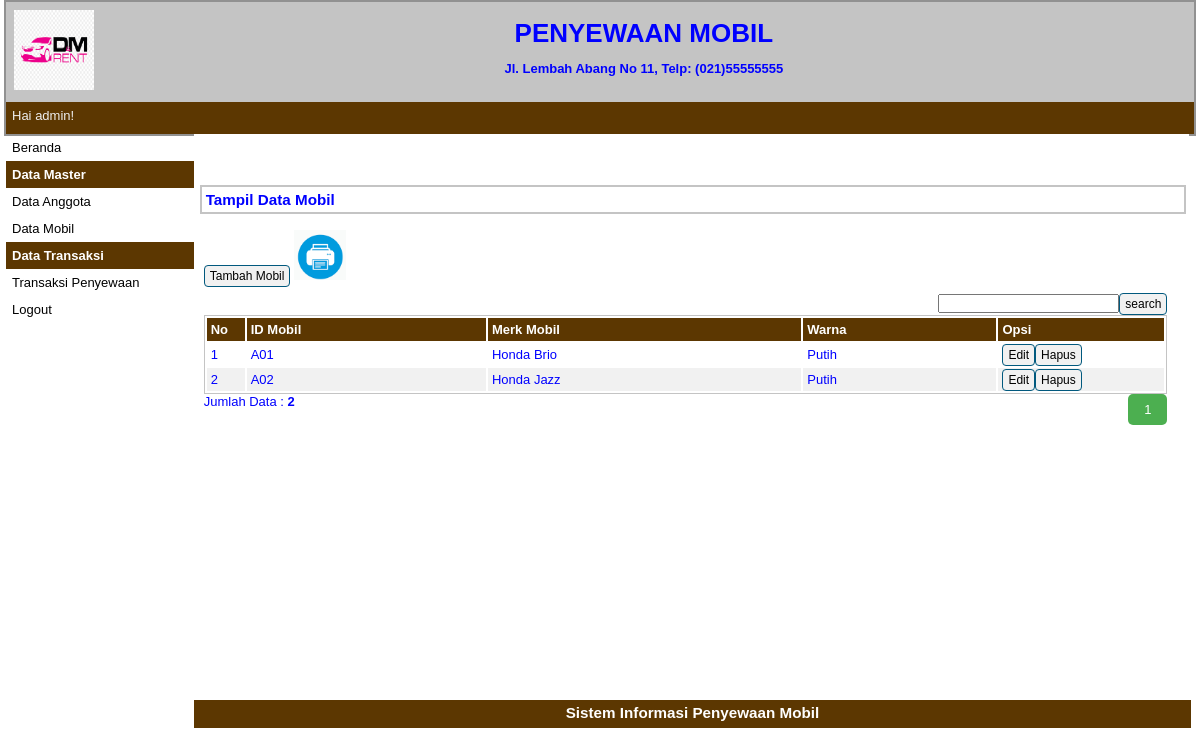
The page /index.php?p=mobil (signed in) on the database its author committed.
### tables this page shows
CREATE TABLE `tbmobil` (
  `idmobil` varchar(5) NOT NULL,
  `merkmobil` varchar(30) NOT NULL,
  `warna` varchar(20) NOT NULL
);

### pages/mobil.php (the view, shortened to what this page needs)
<div id="label-page"><h3>Tampil Data Mobil</h3></div>
<div id="content">
	<p id="tombol-tambah-container"><a href="index.php?p=mobil-input" class="tombol">Tambah Mobil</a>
	<a target="_blank" href="pages/cetak.php"><img src="print.png" height="50px" height="50px"></a>
	<FORM CLASS="form-inline" METHOD="POST">
	<div align="right"><form method=post><input type="text" name="pencarian"><input type="submit" name="search" value="search" class="tombol"></form>
	</FORM>
	</p>
	<table id="tabel-tampil">
		<tr>
			<th id="label-tampil-no">No</td>
			<th>ID Mobil</th>
			<th>Merk Mobil</th>
			<th>Warna</th>
			<th id="label-opsi">Opsi</th>
		</tr>
		<?php
		$batas = 5;
		extract($_GET);
		if(empty($hal)){
			$posisi = 0;
			$hal = 1;
			$nomor = 1;
		}
		else {
			$posisi = ($hal - 1) * $batas;
			$nomor = $posisi+1;
		}
		if($_SERVER['REQUEST_METHOD'] == "POST"){
			$pencarian = trim(mysqli_real_escape_string($db, $_POST['pencarian']));
			if($pencarian != ""){
				$sql = "SELECT * FROM tbmobil WHERE merkmobil LIKE '%$pencarian%'
						OR idmobil LIKE '%$pencarian%'
						OR warna LIKE '%$pencarian%'";
				$query = $sql;
				$queryJml = $sql;
			}
			else {
				$query = "SELECT * FROM tbmobil LIMIT $posisi, $batas";
				$queryJml = "SELECT * FROM tbmobil";
				$no = $posisi * 1;
			}
		}
		else {
			$query = "SELECT * FROM tbmobil LIMIT $posisi, $batas";
			$queryJml = "SELECT * FROM tbmobil";
		}
		$q_tampil_mobil = mysqli_query($db, $query);
		if(mysqli_num_rows($q_tampil_mobil)>0)
		{
		while($r_tampil_mobil=mysqli_fetch_array($q_tampil_mobil)){
		?>
		<tr>
			<td><?php echo $nomor; ?></td>
			<td><?php echo $r_tampil_mobil['idmobil']; ?></td>
			<td><?php echo $r_tampil_mobil['merkmobil']; ?></td>
			<td><?php echo $r_tampil_mobil['warna']; ?></td>
			<td>
				<div class="tombol-opsi-container"><a href="index.php?p=mobil-edit&id=<?php echo $r_tampil_mobil['idmobil'];?>" class="tombol">Edit</a></div>
				<div class="tombol-opsi-container"><a href="proses/mobil-hapus.php?id=<?php echo $r_tampil_mobil['idmobil']; ?>" onclick = "return confirm ('Apakah Anda Yakin Akan Menghapus Data Ini?')" class="tombol">Hapus</a></div>
			</td>
		</tr>
		<?php $nomor++; }
		}
		else {
			echo "<tr><td colspan=6>Data Tidak Ditemukan</td></tr>";
		}?>
	</table>
	<?php
	if(isset($_POST['pencarian'])){
	if($_POST['pencarian']!=''){
		echo "<div style=\"float:left;\">";
		$jml = mysqli_num_rows(mysqli_query($db, $queryJml));
		echo "Data Hasil Pencarian: <b>$jml</b>";
		echo "</div>";
	}
	}
	else{ ?>
		<div style="float: left;">
		<?php
			$jml = mysqli_num_rows(mysqli_query($db, $queryJml));
			echo "Jumlah Data : <b>$jml</b>";
		?>
		</div>
		<div class="pagination">
				<?php
				$jml_hal = ceil($jml/$batas);
				for($i=1; $i<=$jml_hal; $i++){
					if($i != $hal){
						echo "<a href=\"?p=mobil&hal=$i\">$i</a>";
					}
					else {
						echo "<a class=\"active\">$i</a>";
					}
				}
				?>
		</div>
	<?php
	}
	?>
</div>

### style.css (style rules this page uses)
* { margin:0px; padding:0px }
body { font-family:sans-serif; font-size:13px; color:blue; }
.pagination { display: inline-block; }
.pagination a { color: black; float: left; padding: 8px 16px; text-decoration: none; }
.pagination a.active { background-color: #4CAF50; color: white; border-radius: 5px; }
#label-page { margin-top:6px; margin-bottom:6px; margin-left:6px; border:2px solid #C4C4C4; padding:4px; width:97.9%; }
#content { float:left; width:96.8%; min-height:454px; background-image : border:2px solid #C4C4C4; padding:10px; margin-bottom:6px; }
.tombol { border-radius:4px; font-size:12px; text-decoration:none; background-color:#F1F1F1; padding-top:3px; padding-bottom:3px; padding-left:5px; padding-right:5px; border:1px solid #01597E; color:black; }
#tombol-tambah-container { margin-bottom:10px; }
#tabel-tampil { border:1px solid #C4C4C4; width:100%; }
#tabel-tampil tr:nth-child(odd) { background-color:#F1F1F1; }
#tabel-tampil tr th { background-color:#5C3701; color:#FFFFFF; padding:4px; text-align:left; }
#tabel-tampil td { padding:4px; }
#label-tampil-no { width:30px; }
#label-opsi { width:158px; font-weight:bold; }
.tombol-opsi-container { float:left; }

### rows shown on the page
tbmobil: idmobil "A01", merkmobil "Honda Brio", warna "Putih"
tbmobil: idmobil "A02", merkmobil "Honda Jazz", warna "Putih"

### other values the page prints
$_SESSION['sesi'] "admin"
$jml "2"
